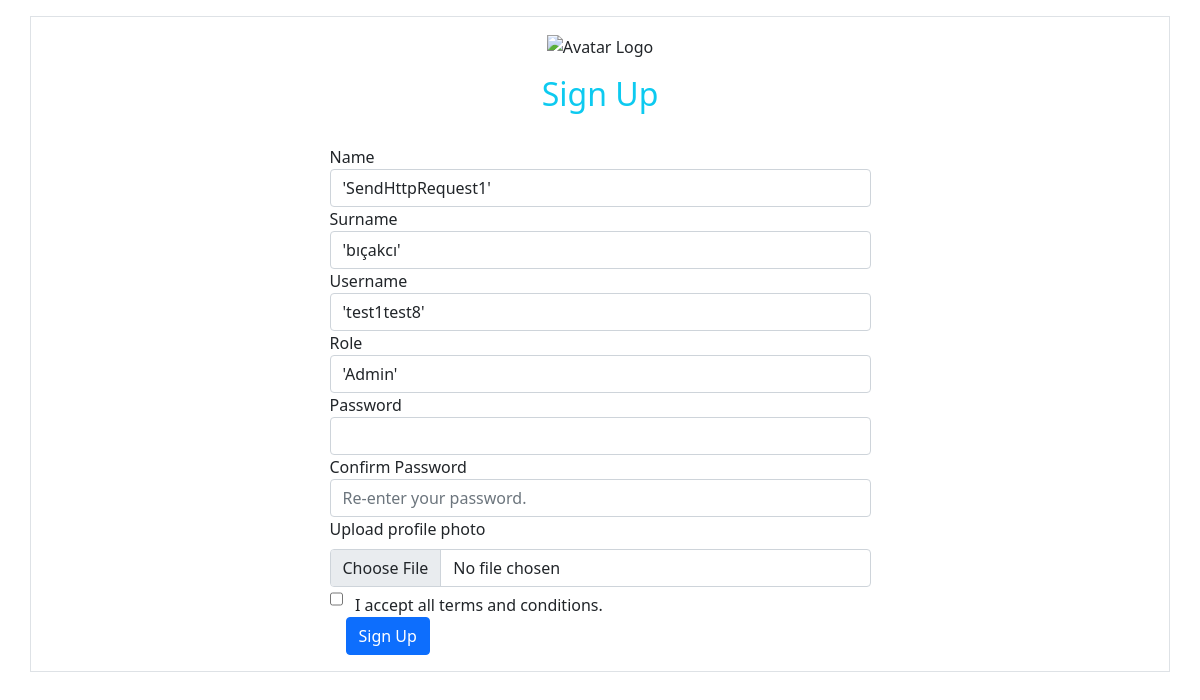
Screenshot of /registrationForm.php?id=8 with the database file from the repository.
### tables this page shows
CREATE TABLE `Users` (
  `id` int(11) NOT NULL AUTO_INCREMENT COMMENT 'Primary Key',
  `name` varchar(255) DEFAULT NULL,
  `surname` varchar(255) DEFAULT NULL,
  `photo` blob,
  `roleId` int(11) DEFAULT NULL,
  `create_time` datetime DEFAULT NULL COMMENT 'Create Time',
  `password` varchar(255) DEFAULT NULL,
  `username` varchar(255) NOT NULL,
  PRIMARY KEY (`id`)
);

### registrationForm.php (the view, shortened to what this page needs)
<?php
include 'connection.php';
 $id = 0;
 if( isset( $_GET['id']) )
 {
     $id= $_GET['id'];
 }
  $sql = "SELECT * from Users u  WHERE u.Id=$id";
  $result = mysqli_query($con, $sql);
  $row = mysqli_fetch_array($result, MYSQLI_ASSOC);
?>
<!doctype html>
<html lang="en">
  <head>
    <link href="https://cdn.jsdelivr.net/npm/bootstrap@5.0.2/dist/css/bootstrap.min.css" rel="stylesheet">
  </head>
  <body>
    <div class="container mt-3 border p-3" >
      <form name="Nameform" action="registration.php" method="post" enctype="multipart/form-data">
          <div class="row jumbotron box8">
            <div class="col-sm-12 mx-t3 mb-4">
              <div class="row" style="display: block;text-align: center;">
                <img src="images/logo1.png" style="width: 100px;" alt="Avatar Logo" ></div>
              <h2 class="text-center text-info mt-3">Sign Up</h2>
            </div>
            <div class="col-sm-6 form-group mx-auto">
              <label for="name-f">Name</label>
              <input type="text" class="form-control" name="name" id="name-f" value="<?php echo ($row['name']??"") ?>" required>
              <label for="name-f">Surname</label>
              <input type="text" class="form-control" name="surname" id="name-f" value="<?php echo ($row['surname']??"") ?>"  required>
              <label for="name-l">Username</label>
              <input type="text" class="form-control" name="username" id="name-l"  value="<?php echo ($row['username']??"") ?>" required>
              <?php
                $roleId =!isset($_SESSION['roleId']) ? 0 :$_SESSION['roleId'] ;
              if($roleId==$roleId && $id>0)
              {
                   echo "<label for='RoleId'>Role</label>";
                    $result = $con->query("select id, name from Roles");
                    echo "<select  name='roleId' class='form-control'><option value=-1 selected>select</option>";
                    $gid=!isset($row['roleId']) ? 0 : $row['roleId'];
                    while ($row = $result->fetch_assoc()) {
                      $id = $row['id'];
                      $name = $row['name'];
                      $slct=$gid==$id? "selected":"";
                      echo '<option value="'.htmlspecialchars($id).'"  '.htmlspecialchars($slct).'>'.htmlspecialchars($name).'</option>';
                    }
                    echo "</select>";
                  }
              ?>
              <label for="name-l">Password</label>
              <input type="password" class="form-control" name="password" id="name-l"  required>
              <label for="name-l">Confirm Password</label>
              <input type="password" class="form-control" name="repassword" id="name-l"  placeholder="Re-enter your password." required>
              <label class="form-label" for="customFile">Upload profile photo</label>
              <input type="file" class="form-control" id="customFile" name="photo" />
              <input type="checkbox" class="form-check d-inline" id="chb" required><label for="chb" class="form-check-label">&nbsp&nbsp&nbsp;I accept all terms and conditions.
              </label>
              <div class="col-sm-6 form-group mx-3">
              <button class="btn btn-primary float-right">Sign Up</button>
            </div>
          </div>
          </div>
        </form>
      </div>
  </body>
</html>

### rows the page displays
users: name "'SendHttpRequest1'", surname "'bıçakcı'", username "'test1test8'"

### other values shown
form field roleId "'Admin'"
